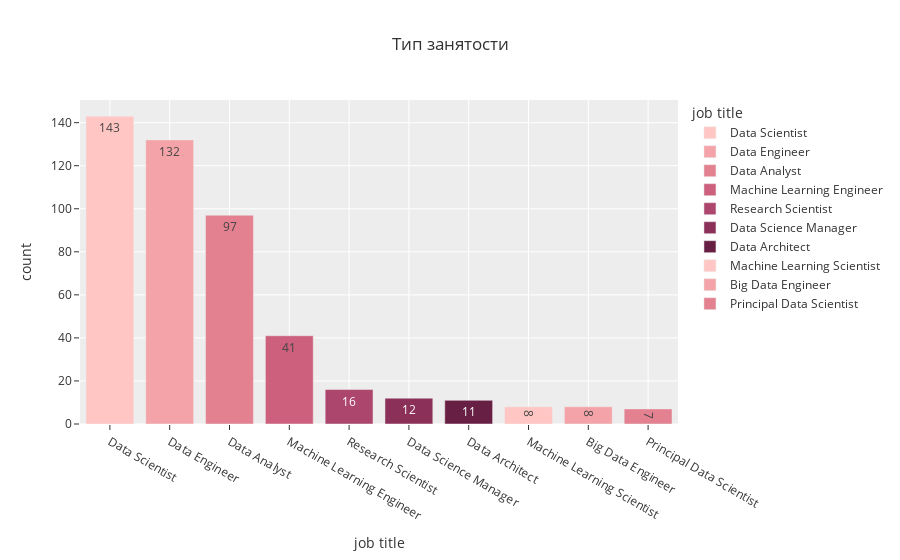

The cell this chart's notebook holds for it:
### Code cell
job_title_top10 = df.job_title.value_counts().head(10)
fig = px.bar(job_title_top10, x=job_title_top10.index, y=job_title_top10.values,
             color = job_title_top10.index,
             labels={'index':'job title', 'y':'count'},
             title = 'Тип занятости',
             text = job_title_top10.values,
             color_discrete_sequence = px.colors.sequential.Burg,
             template = 'ggplot2')
        

fig.show()

### Figure 1 — Plotly figure (JSON) as saved in the notebook; plotly's stock layout.template omitted (floating-point values rounded to 4 significant figures)
{"data": [{"alignmentgroup": "True", "hovertemplate": "job title=%{x}<br>count=%{y}<br>text=%{text}<extra></extra>", "legendgroup": "Data Scientist", "marker": {"color": "rgb(255, 198, 196)", "pattern": {"shape": ""}}, "name": "Data Scientist", "offsetgroup": "Data Scientist", "orientation": "v", "showlegend": true, "text": [143], "textposition": "auto", "type": "bar", "x": ["Data Scientist"], "xaxis": "x", "y": [143], "yaxis": "y"}, {"alignmentgroup": "True", "hovertemplate": "job title=%{x}<br>count=%{y}<br>text=%{text}<extra></extra>", "legendgroup": "Data Engineer", "marker": {"color": "rgb(244, 163, 168)", "pattern": {"shape": ""}}, "name": "Data Engineer", "offsetgroup": "Data Engineer", "orientation": "v", "showlegend": true, "text": [132], "textposition": "auto", "type": "bar", "x": ["Data Engineer"], "xaxis": "x", "y": [132], "yaxis": "y"}, {"alignmentgroup": "True", "hovertemplate": "job title=%{x}<br>count=%{y}<br>text=%{text}<extra></extra>", "legendgroup": "Data Analyst", "marker": {"color": "rgb(227, 129, 145)", "pattern": {"shape": ""}}, "name": "Data Analyst", "offsetgroup": "Data Analyst", "orientation": "v", "showlegend": true, "text": [97], "textposition": "auto", "type": "bar", "x": ["Data Analyst"], "xaxis": "x", "y": [97], "yaxis": "y"}, {"alignmentgroup": "True", "hovertemplate": "job title=%{x}<br>count=%{y}<br>text=%{text}<extra></extra>", "legendgroup": "Machine Learning Engineer", "marker": {"color": "rgb(204, 96, 125)", "pattern": {"shape": ""}}, "name": "Machine Learning Engineer", "offsetgroup": "Machine Learning Engineer", "orientation": "v", "showlegend": true, "text": [41], "textposition": "auto", "type": "bar", "x": ["Machine Learning Engineer"], "xaxis": "x", "y": [41], "yaxis": "y"}, {"alignmentgroup": "True", "hovertemplate": "job title=%{x}<br>count=%{y}<br>text=%{text}<extra></extra>", "legendgroup": "Research Scientist", "marker": {"color": "rgb(173, 70, 108)", "pattern": {"shape": ""}}, "name": "Research Scientist", "offsetgroup": "Research Scientist", "orientation": "v", "showlegend": true, "text": [16], "textposition": "auto", "type": "bar", "x": ["Research Scientist"], "xaxis": "x", "y": [16], "yaxis": "y"}, {"alignmentgroup": "True", "hovertemplate": "job title=%{x}<br>count=%{y}<br>text=%{text}<extra></extra>", "legendgroup": "Data Science Manager", "marker": {"color": "rgb(139, 48, 88)", "pattern": {"shape": ""}}, "name": "Data Science Manager", "offsetgroup": "Data Science Manager", "orientation": "v", "showlegend": true, "text": [12], "textposition": "auto", "type": "bar", "x": ["Data Science Manager"], "xaxis": "x", "y": [12], "yaxis": "y"}, {"alignmentgroup": "True", "hovertemplate": "job title=%{x}<br>count=%{y}<br>text=%{text}<extra></extra>", "legendgroup": "Data Architect", "marker": {"color": "rgb(103, 32, 68)", "pattern": {"shape": ""}}, "name": "Data Architect", "offsetgroup": "Data Architect", "orientation": "v", "showlegend": true, "text": [11], "textposition": "auto", "type": "bar", "x": ["Data Architect"], "xaxis": "x", "y": [11], "yaxis": "y"}, {"alignmentgroup": "True", "hovertemplate": "job title=%{x}<br>count=%{y}<br>text=%{text}<extra></extra>", "legendgroup": "Machine Learning Scientist", "marker": {"color": "rgb(255, 198, 196)", "pattern": {"shape": ""}}, "name": "Machine Learning Scientist", "offsetgroup": "Machine Learning Scientist", "orientation": "v", "showlegend": true, "text": [8], "textposition": "auto", "type": "bar", "x": ["Machine Learning Scientist"], "xaxis": "x", "y": [8], "yaxis": "y"}, {"alignmentgroup": "True", "hovertemplate": "job title=%{x}<br>count=%{y}<br>text=%{text}<extra></extra>", "legendgroup": "Big Data Engineer", "marker": {"color": "rgb(244, 163, 168)", "pattern": {"shape": ""}}, "name": "Big Data Engineer", "offsetgroup": "Big Data Engineer", "orientation": "v", "showlegend": true, "text": [8], "textposition": "auto", "type": "bar", "x": ["Big Data Engineer"], "xaxis": "x", "y": [8], "yaxis": "y"}, {"alignmentgroup": "True", "hovertemplate": "job title=%{x}<br>count=%{y}<br>text=%{text}<extra></extra>", "legendgroup": "Principal Data Scientist", "marker": {"color": "rgb(227, 129, 145)", "pattern": {"shape": ""}}, "name": "Principal Data Scientist", "offsetgroup": "Principal Data Scientist", "orientation": "v", "showlegend": true, "text": [7], "textposition": "auto", "type": "bar", "x": ["Principal Data Scientist"], "xaxis": "x", "y": [7], "yaxis": "y"}], "layout": {"barmode": "relative", "legend": {"title": {"text": "job title"}, "tracegroupgap": 0}, "title": {"text": "Тип занятости"}, "xaxis": {"anchor": "y", "categoryarray": ["Data Scientist", "Data Engineer", "Data Analyst", "Machine Learning Engineer", "Research Scientist", "Data Science Manager", "Data Architect", "Machine Learning Scientist", "Big Data Engineer", "Principal Data Scientist"], "categoryorder": "array", "domain": [0, 1], "title": {"text": "job title"}}, "yaxis": {"anchor": "x", "domain": [0, 1], "title": {"text": "count"}}}}
